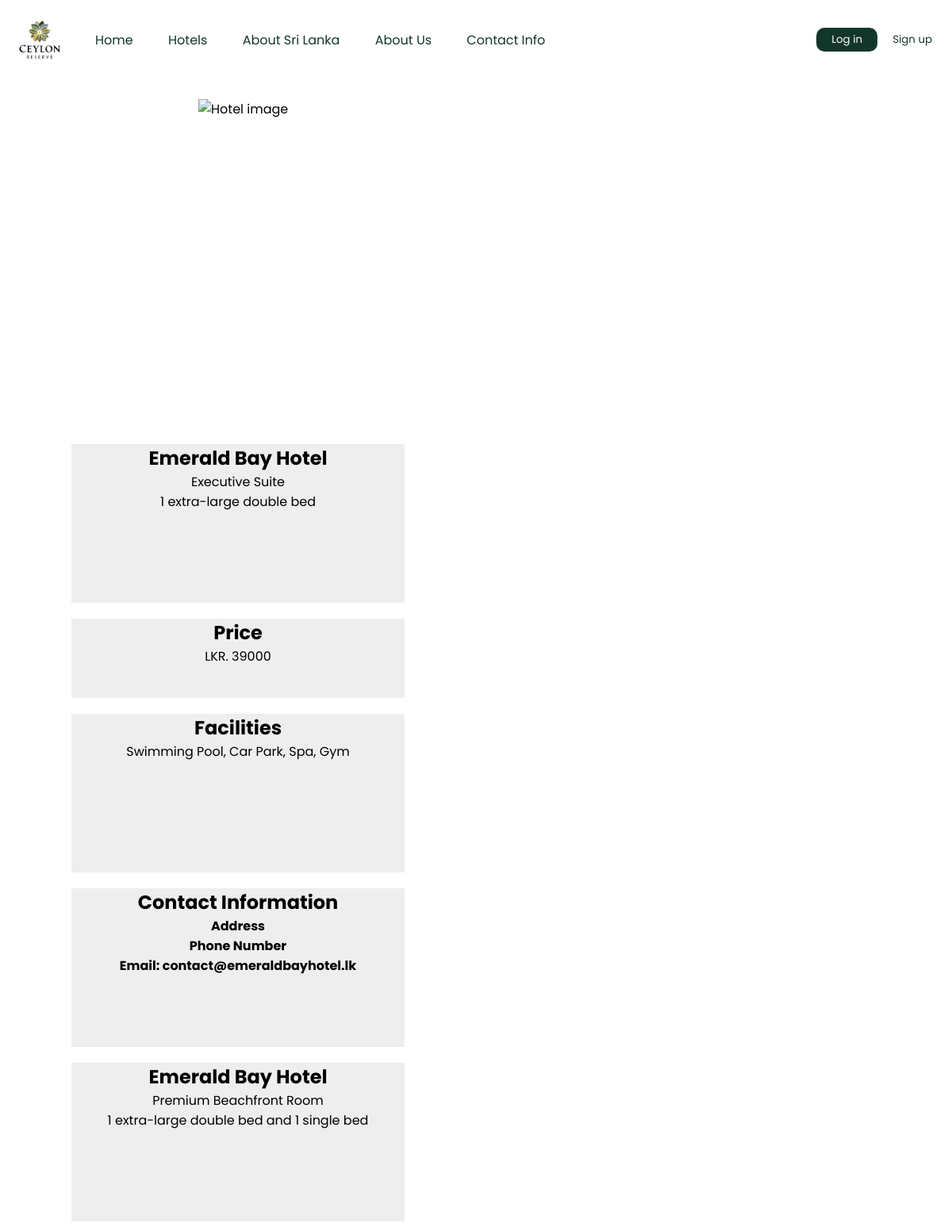
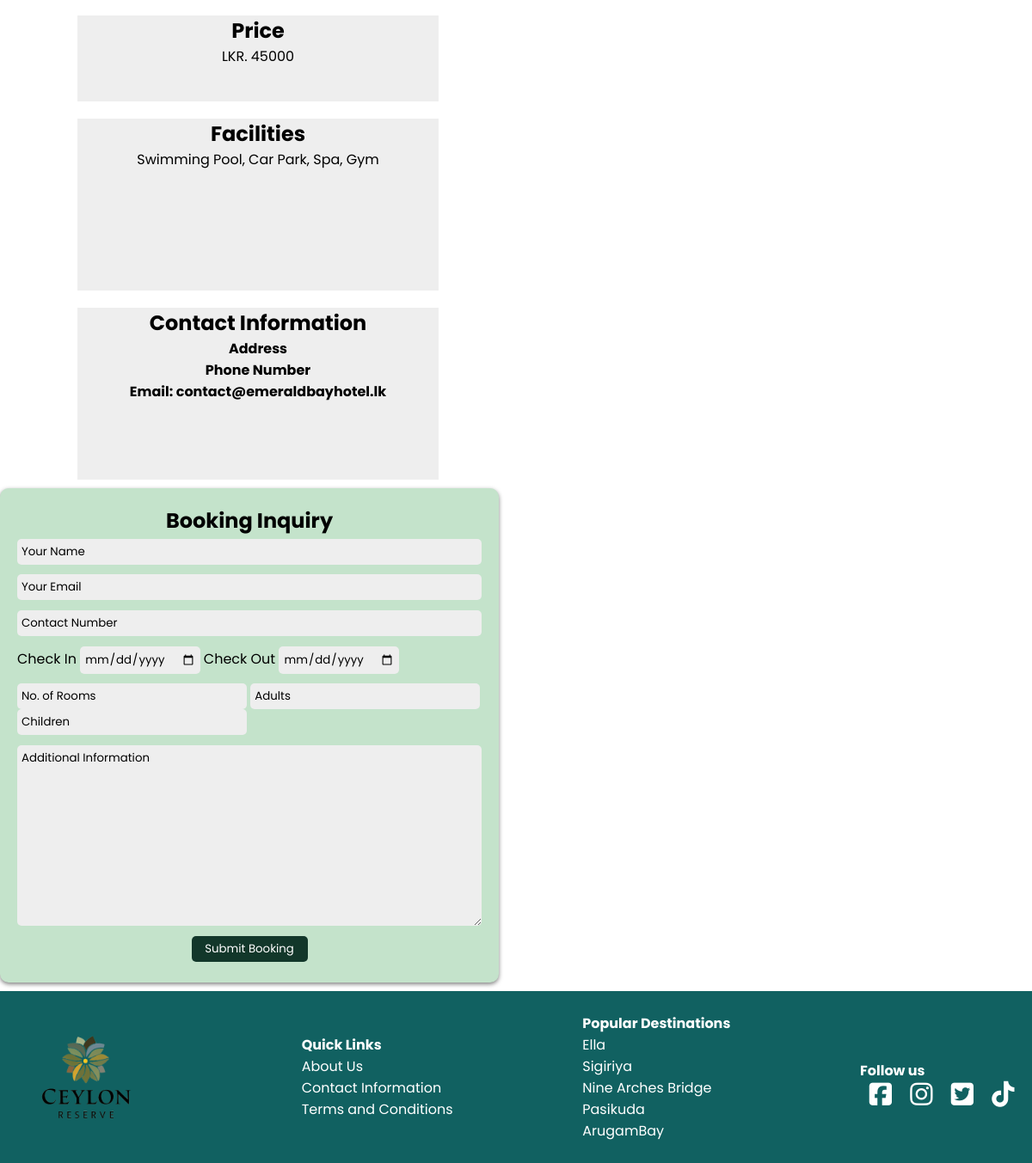
The app's page /rooms.php?RegNo=HR1001 with its own data (2 pictures, top to bottom).
### tables this page shows
CREATE TABLE Hotel(
    RegNo CHAR(6),
    HO_ID CHAR(5),
    M_ID CHAR(3),
    Name VARCHAR(50),
    H_type VARCHAR(50),  
    Location VARCHAR(50),
    Avl_Rooms INT,  
    Facilities VARCHAR(250),
    Email VARCHAR(50),
    PRIMARY KEY (RegNo)
);

CREATE TABLE Rooms(
    RegNo CHAR(6),
    Room_ID CHAR(4),
    R_type VARCHAR(100),  
    Bedding VARCHAR(100),
    Price INT,
    PRIMARY KEY (Room_ID)
);

### rooms.php (the view, shortened to what this page needs)
<?php
    include "config.php";
?>
<!DOCTYPE html>
<html lang="en">
<head>
    <link rel="stylesheet" href="Styles/style.css">
</head>
<body>
    <?php
        require "include/header.php";
    ?>
    <main>
        <section class="imageSection">
            <img src="Images/Hotels/1.jpg" class="hotelImage" alt="Hotel image">
        </section>
        <section class="hoteInfo">
            <?php
                $id = $_GET['RegNo'];
                $hotelData = "SELECT * FROM Hotel INNER JOIN Rooms ON Hotel.RegNo = Rooms.RegNo WHERE Hotel.RegNo = '$id'";
                $hotelResult = mysqli_query($conn, $hotelData);
                while ($res = mysqli_fetch_array($hotelResult)) {
                    $hotelName = $res["Name"];
                    $hotelFac = $res["Facilities"];
                    $hotelEmail = $res["Email"];
                    $hotelPrice = $res["Price"];
                    $hotelRoom = $res["R_type"];
                    $hotelBedding = $res["Bedding"];
            ?>
            <div class="hotelDetails">
                <div class="hotelName card">
                    <h2><?php echo $hotelName?></h2>
                    <p><?php echo $hotelRoom?></p>
                    <p><?php echo $hotelBedding?></p>
                </div>
                <div class="price card">
                    <h2>Price</h2>
                    <p>LKR.&nbsp;<?php echo $hotelPrice?></p>
                </div>
                <div class="facilities card">
                    <h2>Facilities</h2>
                    <ul>
                        <p><?php echo $hotelFac?></p>
                    </ul>
                </div>
                <div class="contactInfo card">
                    <h2>Contact Information</h2>
                    <p><b>Address</b></p>
                    <p><b>Phone Number</b></p>
                    <p><b>Email: <?php echo $hotelEmail?></b></p>
                </div>
                <?php
                    }
                ?>
            </div>
            <div class="reservation">
                <h2>Booking Inquiry</h2>
                <form action="" method="post">
                    <div class="formBox">
                        <div class="inputField">
                            <input type="text" name="name" class="inputBox" id="" placeholder="Your Name">
                            <input type="text" name="email" class="inputBox" id="" placeholder="Your Email">
                            <input type="text" name="contact" class="inputBox" id="" placeholder="Contact Number">
                            <div>
                                <label for="">Check In</label>
                                <input type="date" name="check-in" class="inputBox" id="">
                                <label for="">Check Out</label>
                                <input type="date" name="check-out" class="inputBox" id="">
                            </div>
                            <div>
                                <input type="number" name="noRooms" class="inputBox" id="" placeholder="No. of Rooms">
                                <input type="number" name="noAdults" class="inputBox" id="" placeholder="Adults">
                                <input type="number" name="noChild" class="inputBox" id="" placeholder="Children">
                            </div>
                            <textarea name="" id="" cols="30" rows="10" class="inputBox" placeholder="Additional Information"></textarea>
                        </div>
                        <input type="submit" name="booking" class="submitBtn" value="Submit Booking">
                    </div>
                </form>
            </div>
        </section>
    </main>
    <?php
        require "include/footer.php";
    ?>
</body>
</html>

### Styles/style.css (style rules this page uses)
* { margin: 0; padding: 0; box-sizing: border-box; font-family: "Poppins", verdana, sans-serif; }
body { display: flex; flex-direction: column; justify-content: space-between; flex: 1; }
main { flex: 1; }
.imageSection { margin-top: 100px; width: 100%; height: 450px; display: flex; justify-content: center; align-items: center; }
.hotelImage { width: 700px; height: 400px; }
.hoteInfo { width: 100%; display: flex; justify-content: space-between; align-items: flex-start; margin-bottom: 10px; }
.hotelDetails { width: 600px; display: flex; flex-direction: column; align-items: center; justify-content: space-evenly; }
.hotelName { background-color: #EEEEEE; height: 200px; }
.price { background-color: #EEEEEE; height: 100px; }
.facilities { background-color: #EEEEEE; height: 200px; }
.contactInfo { background-color: #EEEEEE; height: 200px; }
.card { width: 70%; text-align: center; margin: 10px; }
.reservation { display: flex; flex-direction: column; justify-content: center; align-items: center; margin-right: 20px; padding: 20px; background-color: #C4E3CB; border-radius: 10px; box-shadow: 0 2px 5px rgba(0, 0, 0, 0.5); }
.formBox { height: 500px; display: flex; flex-direction: column; justify-content: space-around; align-items: center; }
.inputField { display: flex; flex-direction: column; justify-content: space-between; height: 450px; }
.inputBox { padding: 5px; background-color: #EEEEEE; border: none; border-radius: 5px; }
.submitBtn { border: none; border-radius: 5px; padding: 5px; width: 25%; margin-top: 5px; background-color: #12372a; color: #FFFFFF; transition: 0.3s ease; }

### records on screen
hotel: Name "Emerald Bay Hotel", rooms.R_type "Executive Suite", rooms.Bedding "1 extra-large double bed", rooms.Price "39000", Facilities "Swimming Pool, Car Park, Spa, Gym", Email "contact@emeraldbayhotel.lk", rooms.R_type "Premium Beachfront Room", rooms.Bedding "1 extra-large double bed and 1 single bed", rooms.Price "45000"
